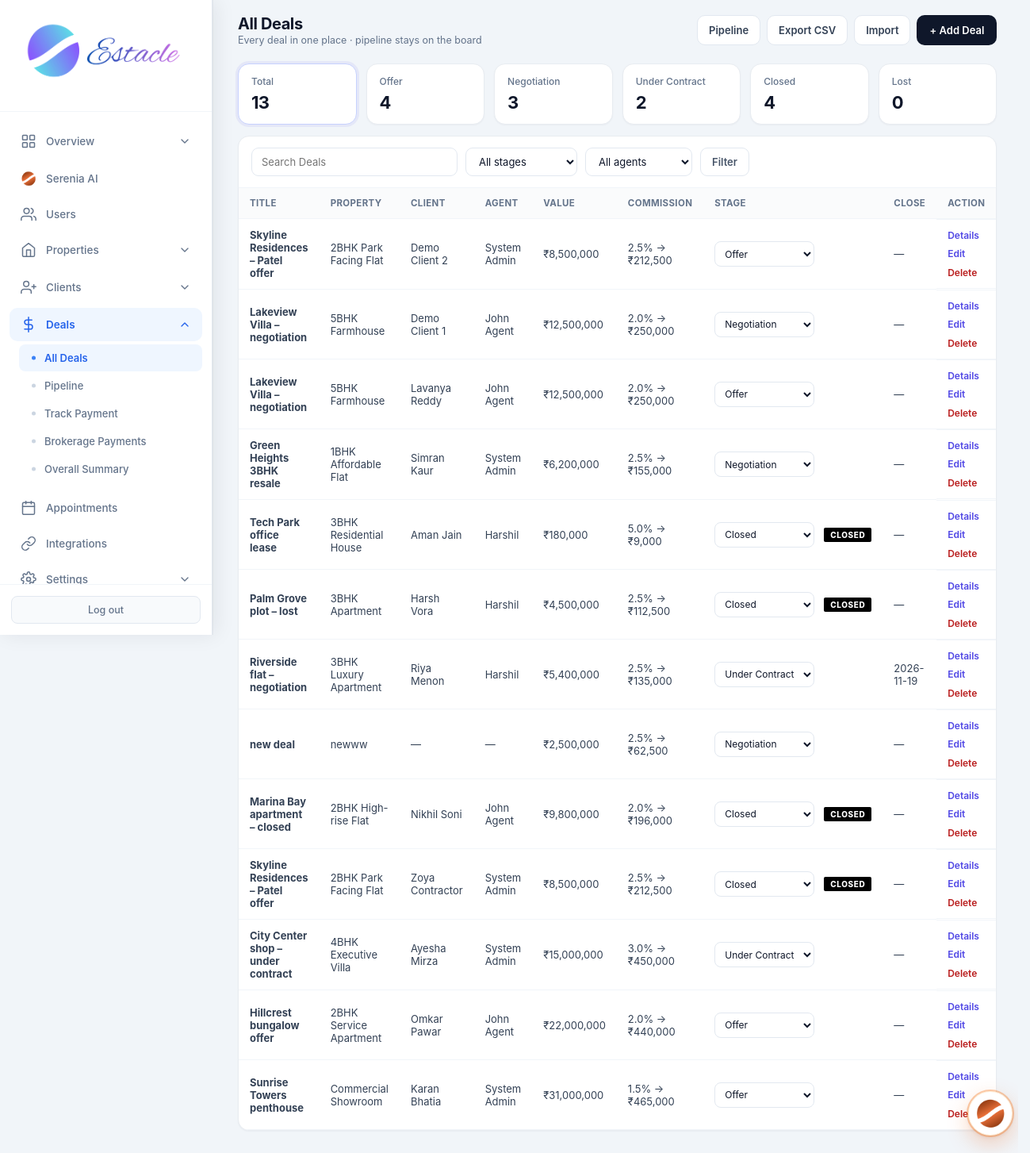
Page /admin/deals (signed in) on the committed database.
### tables this page shows
CREATE TABLE deals (
            id INTEGER PRIMARY KEY AUTOINCREMENT,
            title TEXT NOT NULL,
            property_id INTEGER,
            client_id INTEGER,
            agent_id INTEGER,
            stage TEXT DEFAULT 'offer',
            value REAL DEFAULT 0,
            commission_rate REAL DEFAULT 2.5,
            expected_close TEXT,
            notes TEXT,
            created_at TIMESTAMP DEFAULT CURRENT_TIMESTAMP,
            updated_at TIMESTAMP DEFAULT CURRENT_TIMESTAMP,
            FOREIGN KEY (property_id) REFERENCES properties (id),
            FOREIGN KEY (client_id) REFERENCES clients (id),
            FOREIGN KEY (agent_id) REFERENCES users (id)
        );

CREATE TABLE properties (
            id INTEGER PRIMARY KEY AUTOINCREMENT,
            title TEXT NOT NULL,
            description TEXT,
            price REAL NOT NULL,
            property_type TEXT NOT NULL,
            status TEXT DEFAULT 'available',
            address TEXT,
            city TEXT,
            state TEXT,
            zip_code TEXT,
            bedrooms INTEGER,
            bathrooms REAL,
            area_sqft REAL,
            agent_id INTEGER,
            created_at TIMESTAMP DEFAULT CURRENT_TIMESTAMP, category TEXT DEFAULT "sale", listing_type TEXT DEFAULT "sale", floor TEXT, carpet_area REAL, furnishing TEXT, parking TEXT, amenities TEXT, seller_name TEXT, seller_phone TEXT, monthly_rent REAL, security_deposit REAL, maintenance REAL, per_sqft REAL, latitude TEXT, longitude TEXT, photos TEXT, year_built TEXT, facing TEXT, videos TEXT,
            FOREIGN KEY (agent_id) REFERENCES users (id)
        );

CREATE TABLE clients (
            id INTEGER PRIMARY KEY AUTOINCREMENT,
            full_name TEXT NOT NULL,
            email TEXT,
            phone TEXT,
            status TEXT DEFAULT 'lead',
            notes TEXT,
            agent_id INTEGER,
            created_at TIMESTAMP DEFAULT CURRENT_TIMESTAMP, source TEXT, budget REAL, interest TEXT, preferred_city TEXT, address TEXT, updated_at TIMESTAMP, user_id INTEGER, photo TEXT, about_the_client TEXT,
            FOREIGN KEY (agent_id) REFERENCES users (id)
        );

CREATE TABLE users (
            id INTEGER PRIMARY KEY AUTOINCREMENT,
            email TEXT UNIQUE NOT NULL,
            password TEXT NOT NULL,
            full_name TEXT NOT NULL,
            role TEXT NOT NULL CHECK(role IN ('admin', 'agent', 'customer')),
            phone TEXT,
            created_at TIMESTAMP DEFAULT CURRENT_TIMESTAMP,
            is_active INTEGER DEFAULT 1
        , avatar TEXT, last_seen TIMESTAMP, job_title TEXT, department TEXT, employee_id TEXT, license_no TEXT, commission_rate REAL, alt_phone TEXT, address TEXT, city TEXT, state TEXT, country TEXT, postal_code TEXT, notes TEXT, hire_date TEXT, timezone TEXT);

CREATE TABLE settings (
            key TEXT PRIMARY KEY,
            value TEXT
        );

### routes/admin/deals.py (the view)
@admin.route('/admin/deals')
@login_required
@role_required('admin')
def admin_deals():
    db = get_db()
    migrate_db()
    q = request.args.get('q', '').strip()
    agent_id = request.args.get('agent_id', '').strip()
    stage_filter = _normalize_stage(request.args.get('stage', '').strip()) if request.args.get('stage') else ''
    if request.args.get('stage') and stage_filter not in STAGES:
        stage_filter = ''
    all_rows = _deals_query(db, q='', agent_id='')
    stats = {st: sum(1 for r in all_rows if r['stage'] == st) for st in STAGES}
    stats['total'] = len(all_rows)
    rows = _deals_query(db, q=q, agent_id=agent_id, stage_filter=stage_filter)
    agents = db.execute(
        "SELECT id, full_name FROM users WHERE role IN ('admin','agent') AND is_active=1 ORDER BY full_name"
    ).fetchall()
    currency = get_setting('currency', 'INR')
    active_filters = sum(1 for v in (q, agent_id, stage_filter) if v)
    return render_template(
        'admin_deals.html',
        deals=rows,
        stats=stats,
        agents=agents,
        stages=STAGES,
        stage_labels=STAGE_LABELS,
        q=q,
        agent_id=agent_id,
        stage_filter=stage_filter,
        active_filters=active_filters,
        currency=currency,
        format_money=format_money,
    )

### core/db.py (called while the page is built)
def get_db():
    if 'db' not in g:
        g.db = sqlite3.connect(current_app.config['DATABASE'])
        g.db.row_factory = sqlite3.Row
    return g.db

### core/helpers.py (called while the page is built)
def login_required(f):
    @wraps(f)
    def decorated_function(*args, **kwargs):
        if 'user_id' not in session:
            flash('Please log in to access this page.', 'warning')
            return redirect(url_for('auth.login'))
        return f(*args, **kwargs)
    return decorated_function

def role_required(*roles):
    def decorator(f):
        @wraps(f)
        def decorated_function(*args, **kwargs):
            if 'user_id' not in session:
                flash('Please log in to access this page.', 'warning')
                return redirect(url_for('auth.login'))
            if session.get('role') not in roles:
                flash('You do not have permission to access this page.', 'danger')
                return redirect(url_for('auth.role_redirect'))
            return f(*args, **kwargs)
        return decorated_function
    return decorator

def get_setting(key, default=''):
    db = get_db()
    row = db.execute('SELECT value FROM settings WHERE key = ?', (key,)).fetchone()
    return row['value'] if row else default

def format_money(amount, currency=None):
    if amount is None:
        return '—'
    currency = currency or get_setting('currency', 'INR')
    symbols = {'USD': '$', 'INR': '₹', 'AED': 'AED '}
    sym = symbols.get(currency, currency + ' ')
    try:
        return f"{sym}{float(amount):,.0f}"
    except (TypeError, ValueError):
        return str(amount)

### routes/admin/deals.py (called while the page is built)
def _normalize_stage(st):
    st = (st or 'offer').strip().lower().replace(' ', '_')
    aliases = {
        'under contract': 'under_contract',
        'under-contract': 'under_contract',
        'won': 'closed',
        'sold': 'closed',
    }
    st = aliases.get(st, st)
    if st not in STAGES:
        st = 'offer'
    return st

### templates/admin_deals.html (shortened to what this page needs)
<!DOCTYPE html>
<html lang="en">
<head>
<link rel="stylesheet" href="{{ url_for('static', filename='css/admin.css') }}">
</head>
<body>
<div class="app-layout">
{% set active = 'deals' %}
{% include 'partials/admin_sidebar.html' %}
<main class="main-content">
  <header class="top-bar dash-top">
    <div>
      <h1 class="page-title">All Deals</h1>
      <p class="page-subtitle">Every deal in one place · pipeline stays on the board</p>
    </div>
    <div class="top-actions">
      <a href="{{ url_for('admin.admin_deals_pipeline') }}" class="btn-export">Pipeline</a>
      <a href="{{ url_for('admin.admin_export_deals') }}" class="btn-export">Export CSV</a>
      <a href="{{ url_for('admin.admin_add_deal') }}#import" class="btn-export">Import</a>
      <a href="{{ url_for('admin.admin_add_deal') }}" class="btn-create">+ Add Deal</a>
    </div>
  </header>
  <div class="page-wrap">
    <div class="stat-row">
      <a href="{{ url_for('admin.admin_deals') }}" class="stat-card kpi-soft {% if not stage_filter %}active-filter{% endif %}">
        <div class="kpi-label">Total</div>
        <div class="kpi-value">{{ stats.total }}</div>
      </a>
      {% for st in stages %}
      <a href="{{ url_for('admin.admin_deals', stage=st, q=q, agent_id=agent_id) }}" class="stat-card kpi-soft {% if stage_filter==st %}active-filter{% endif %}">
        <div class="kpi-label">{{ stage_labels[st] }}</div>
        <div class="kpi-value">{{ stats[st] }}</div>
      </a>
      {% endfor %}
    </div>
    <div class="panel-card">
      <div class="panel-toolbar">
        <form method="GET" action="{{ url_for('admin.admin_deals') }}" style="display:flex;flex-wrap:wrap;gap:10px;align-items:center;width:100%">
          <input type="search" name="q" value="{{ q }}" placeholder="Search Deals">
          <select name="stage">
            <option value="">All stages</option>
          </select>
          <select name="agent_id">
            <option value="">All agents</option>
          </select>
          <button type="submit" class="btn-filter">Filter</button>
        </form>
      </div>
      <div class="table-wrap">
        <table class="deals-table">
          <thead>
            <tr>
              <th>Title</th>
              <th>Property</th>
              <th>Client</th>
              <th>Agent</th>
              <th>Value</th>
              <th>Commission</th>
              <th>Stage</th>
              <th>Close</th>
              <th>Action</th>
            </tr>
          </thead>
          <tbody>
            {% for d in deals %}
            <tr>
              <td><strong><a href="{{ url_for('admin.admin_deal_detail', deal_id=d.id) }}" style="color:inherit;text-decoration:none">{{ d.title }}</a></strong></td>
              <td>{{ d.property_title or '—' }}</td>
              <td>{{ d.client_name or '—' }}</td>
              <td>{{ d.agent_name or '—' }}</td>
              <td>{{ format_money(d.value or 0, currency) }}</td>
              <td>{{ d.commission_rate or 0 }}% → {{ format_money(d.commission_amount or 0, currency) }}</td>
              <td>
                <form method="POST" action="{{ url_for('admin.admin_deal_stage', deal_id=d.id) }}" style="margin:0;display:inline-flex;align-items:center;gap:6px">
                  <select name="stage" class="stage-select" onchange="this.form.submit()">
                    {% for s in stages %}
                    <option value="{{ s }}" {% if d.stage==s %}selected{% endif %}>{{ stage_labels[s] }}</option>
                    {% endfor %}
                  </select>
                  {% if d.stage == 'closed' %}<span class="stamp-closed">Closed</span>{% endif %}
                </form>
              </td>
              <td>{{ d.expected_close or '—' }}</td>
              <td class="actions-cell">
                <a class="btn-sm" href="{{ url_for('admin.admin_deal_detail', deal_id=d.id) }}">Details</a>
                <a class="btn-sm" href="{{ url_for('admin.admin_edit_deal', deal_id=d.id) }}">Edit</a>
                <form method="POST" action="{{ url_for('admin.admin_delete_deal', deal_id=d.id) }}" style="margin:0" onsubmit="return confirm('Delete this deal?');">
                  <button type="submit" class="btn-sm danger">Delete</button>
                </form>
              </td>
            </tr>
            {% else %}
            <tr><td colspan="9" class="empty">No deals yet — add one to get started</td></tr>
            {% endfor %}
          </tbody>
        </table>
      </div>
    </div>
  </div>
</main>
</div>
</body>
</html>

### static/css/admin.css (style rules this page uses)
* { margin: 0; padding: 0; box-sizing: border-box; }
body { font-family: -apple-system, BlinkMacSystemFont, 'Segoe UI', Roboto, 'Helvetica Neue', Arial, sans-serif; background: #f1f5f9; color: #0f172a; min-height: 100vh; }
.app-layout { display: flex; min-height: 100vh; }
.main-content { flex: 1; margin-left: 268px; min-height: 100vh; }
.top-bar { background: white; padding: 18px 32px; border-bottom: 1px solid #e2e8f0; display: flex; justify-content: space-between; align-items: center; }
.page-title { font-family: 'Inter', sans-serif; font-size: 22px; font-weight: 700; letter-spacing: -0.4px; color: #0f172a; }
.page-subtitle { font-size: 13px; color: #64748b; margin-top: 2px; font-weight: 400; }
.stat-card { background: white; border-radius: 14px; padding: 20px; display: flex; align-items: center; gap: 14px; border: 1px solid #e2e8f0; box-shadow: 0 1px 2px rgba(0,0,0,0.03); transition: box-shadow 0.2s ease; }
.table-wrap { overflow-x: auto; }
table { width: 100%; border-collapse: collapse; font-size: 13.5px; }
th { text-align: left; padding: 11px 16px; background: #f8fafc; color: #64748b; font-weight: 600; font-size: 11.5px; text-transform: uppercase; letter-spacing: 0.4px; }
td { padding: 12px 16px; border-top: 1px solid #f1f5f9; color: #334155; }
.btn-sm { padding: 5px 11px; border-radius: 6px; font-size: 12px; font-weight: 600; border: none; cursor: pointer; font-family: inherit; }
.actions-cell { display: flex; gap: 6px; align-items: center; flex-wrap: wrap; }
html { scrollbar-gutter: stable; }
.app-layout > :not(.sidebar):not(script):not(style) { animation: none !important; }
.main-content { transition: none; }

### rows in the picture
deals: title "Skyline Residences – Patel offer", title "2BHK Park Facing Flat", full_name "Demo Client 2", full_name "System Admin", value.value "₹8,500,000", commission_rate "2.5", stage "Offer", expected_close "—"
settings: value "₹212,500", value "₹250,000", value "₹155,000", value "₹9,000", value "₹112,500", value "₹135,000", value "₹62,500", value "₹196,000", value "₹450,000", value "₹440,000", value "₹465,000"
deals: title "Lakeview Villa – negotiation", title "5BHK Farmhouse", full_name "Demo Client 1", full_name "John Agent", value.value "₹12,500,000", commission_rate "2.0", stage "Negotiation", expected_close "—"
deals: title "Lakeview Villa – negotiation", title "5BHK Farmhouse", full_name "Lavanya Reddy", full_name "John Agent", value.value "₹12,500,000", commission_rate "2.0", stage "Offer", expected_close "—"
deals: title "Green Heights 3BHK resale", title "1BHK Affordable Flat", full_name "Simran Kaur", full_name "System Admin", value.value "₹6,200,000", commission_rate "2.5", stage "Negotiation", expected_close "—"
deals: title "Tech Park office lease", title "3BHK Residential House", full_name "Aman Jain", full_name "Harshil", value.value "₹180,000", commission_rate "5.0", stage "Closed", shows "CLOSED", expected_close "—"
deals: title "Palm Grove plot – lost", title "3BHK Apartment", full_name "Harsh Vora", full_name "Harshil", value.value "₹4,500,000", commission_rate "2.5", stage "Closed", shows "CLOSED", expected_close "—"
deals: title "Riverside flat – negotiation", title "3BHK Luxury Apartment", full_name "Riya Menon", full_name "Harshil", value.value "₹5,400,000", commission_rate "2.5", stage "Under Contract", expected_close "2026-11-19"
deals: title "new deal", title "newww", client_name "—", agent_name "—", value.value "₹2,500,000", commission_rate "2.5", stage "Negotiation", expected_close "—"
deals: title "Marina Bay apartment – closed", title "2BHK High-rise Flat", full_name "Nikhil Soni", full_name "John Agent", value.value "₹9,800,000", commission_rate "2.0", stage "Closed", shows "CLOSED", expected_close "—"
deals: title "Skyline Residences – Patel offer", title "2BHK Park Facing Flat", full_name "Zoya Contractor", full_name "System Admin", value.value "₹8,500,000", commission_rate "2.5", stage "Closed", shows "CLOSED", expected_close "—"
deals: title "City Center shop – under contract", title "4BHK Executive Villa", full_name "Ayesha Mirza", full_name "System Admin", value.value "₹15,000,000", commission_rate "3.0", stage "Under Contract", expected_close "—"
deals: title "Hillcrest bungalow offer", title "2BHK Service Apartment", full_name "Omkar Pawar", full_name "John Agent", value.value "₹22,000,000", commission_rate "2.0", stage "Offer", expected_close "—"
deals: title "Sunrise Towers penthouse", title "Commercial Showroom", full_name "Karan Bhatia", full_name "System Admin", value.value "₹31,000,000", commission_rate "1.5", stage "Offer", expected_close "—"

### other values in the picture
{{ stats.total }} "13"
{{ stage_labels[st] }} "Offer" "Negotiation" "Under Contract" "Closed" "Lost"
{{ stats[st] }} "4" "3" "2" "4" "0"
